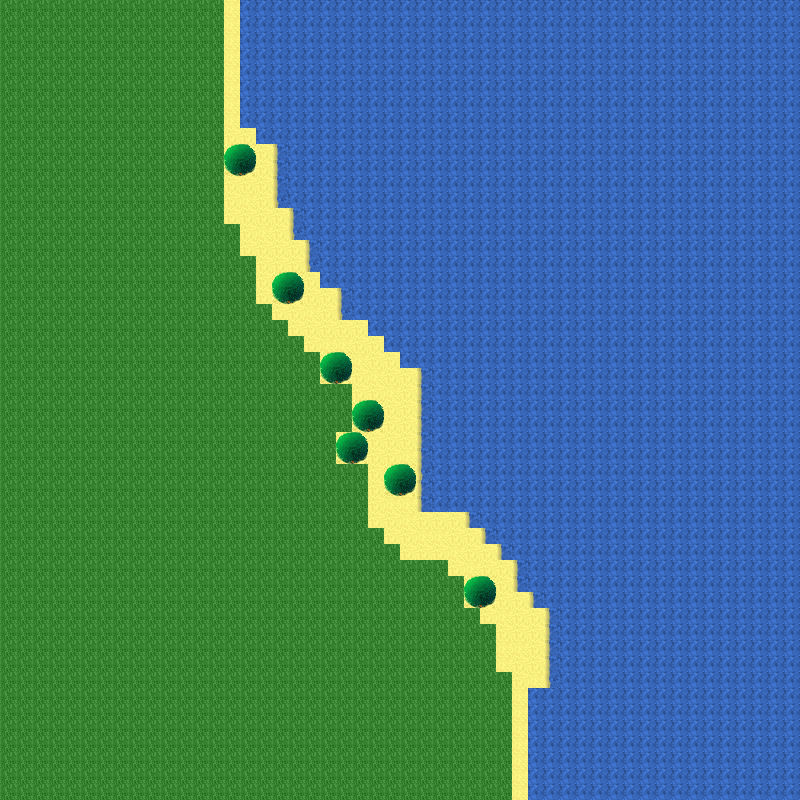

Below is a game level as drawn by its tile map, then a one-line description and the .tmx that defines it (tile-layer data replaced by summaries):
An orthogonal 50x50 tile map with 16x16 px tiles, 1 tile layer (Calque de Tile 1).

<map version="1.0" orientation="orthogonal" renderorder="right-down" width="50" height="50" tilewidth="16" tileheight="16" nextobjectid="1">
 <tileset firstgid="1" name="tileset" tilewidth="16" tileheight="16" tilecount="1292">
  <image source="res/tileset.png" width="608" height="544" />
 </tileset>
 <layer name="Calque de Tile 1" width="50" height="50">
  <data>[2500 cells, 2500 non-empty, 10 distinct tile ids]</data>
 </layer>
</map>
